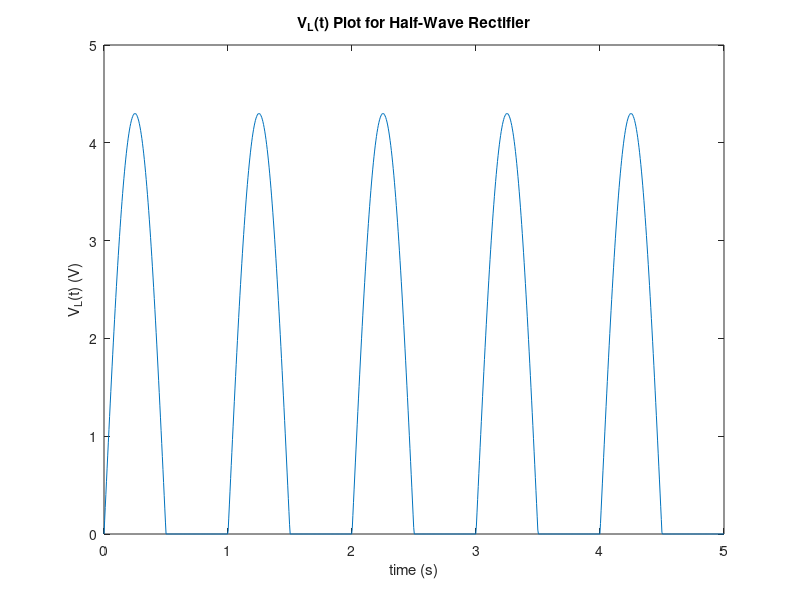
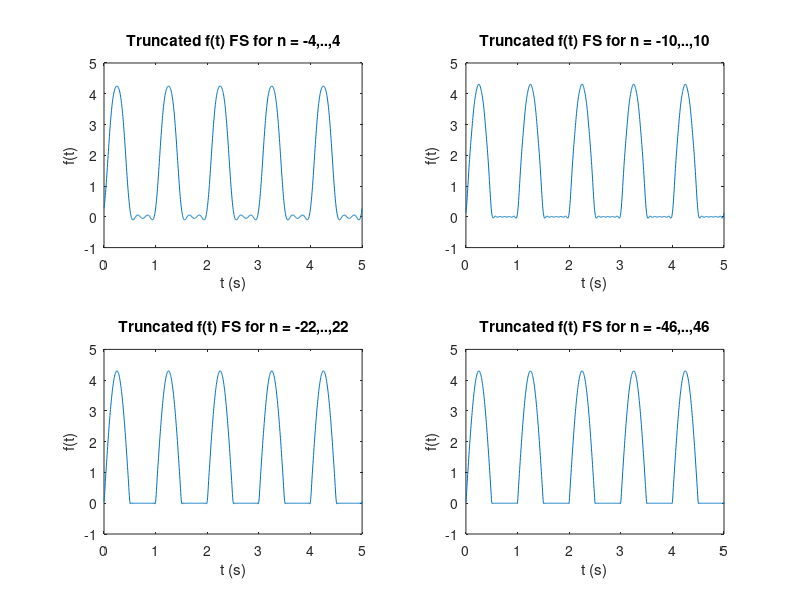

Write MATLAB code to recreate these figures, in order.
% Half-Wave Rectifier Circuit
% Vs(t) = Asin(wo*t)
% A = 5V wo = 2pi RL = 1ohm

t = linspace(0,5,1000);
w0 = 2*pi;
Vs = (5-0.7)*sin(w0*t); % Define source voltage with ideal diode voltage drop
Vl = Vs;
for t1 = 1:length(t)
    if Vl(t1) < 0
        Vl(t1) = 0;
    end
end

figure(1)
plot(t,Vl);
title('V_L(t) Plot for Half-Wave Rectifier');
xlabel('time (s)');
ylabel('V_L(t) (V)');

j = sqrt(-1);

N = [4 10 22 46];       % Define +/- harmonic values at which to truncate FS
X0 = 4.3;               % Amplitude = 5 - 0.7 = 4.3 V

figure(2)
for i = 1:4             % Compute truncated FS for harmonic values
    f = zeros(size(t)); % start out with DC bias term
    
    for k = -N(i):N(i)                  % Loop over index k
        if mod(k,2) == 0
            Ck = -X0/(pi*(k.^2-1));     % FS coefficient (even)
        elseif k == -1 || k == 1
            Ck = -1*j*k*(X0/4);         % FS coefficient (-1 and 1)
        else
            Ck = 0;                     % FS coefficient (odd)
        end
        f = f + real(Ck*exp(j*k*w0*t)); % FS computation
    end

    subplot(2,2,i); % Plot truncated FS representation of square wave
    plot(t,f);      % and actual signal
    hold on;

    xlabel('t (s)');
    ylabel('f(t)');
    titlevec = ['Truncated f(t) FS for n = ' num2str(-N(i)),',..,',num2str(N(i))];
    title(titlevec);
end

        